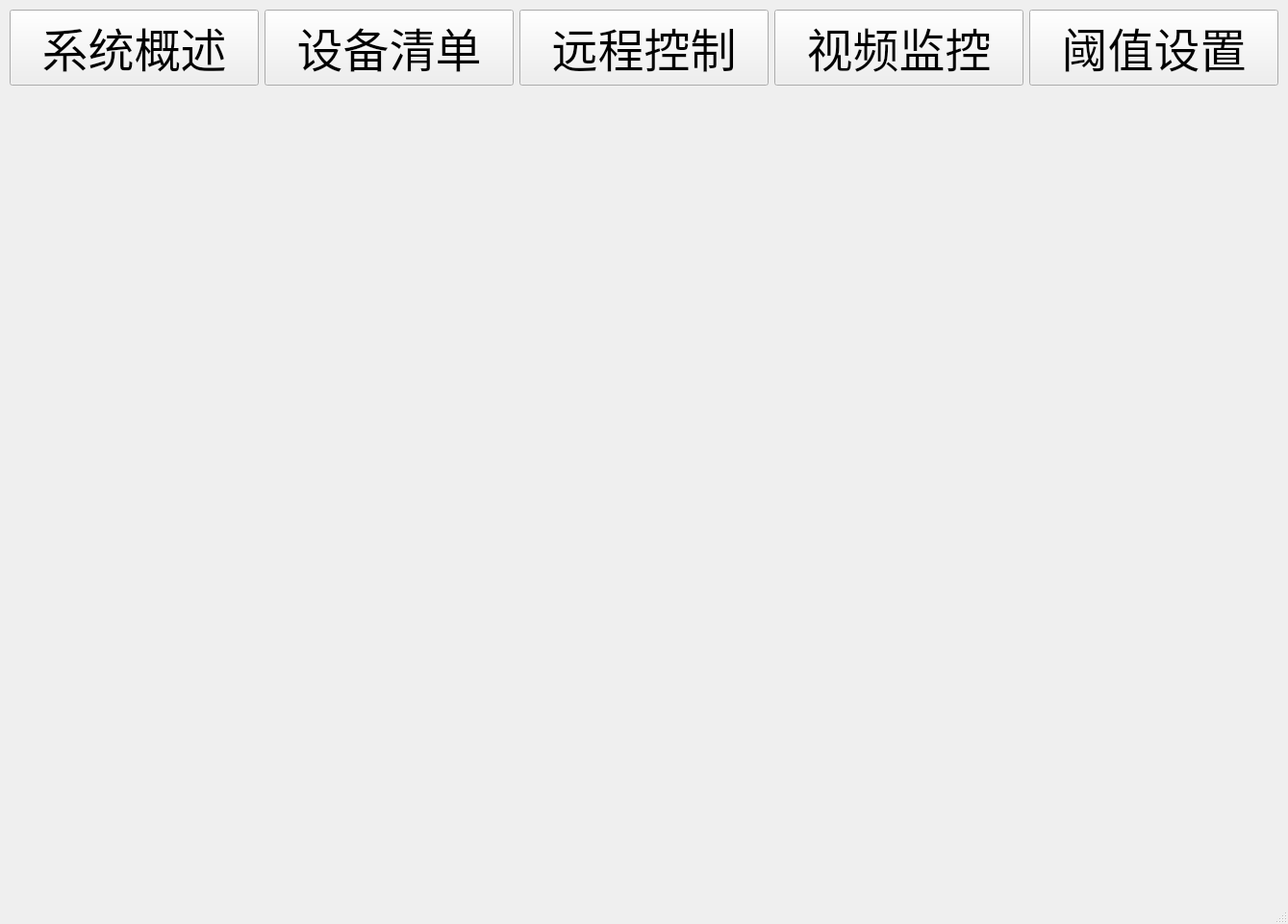
<?xml version="1.0" encoding="UTF-8"?>
<ui version="4.0">
 <class>MainWindow</class>
 <widget class="QMainWindow" name="MainWindow">
  <property name="geometry">
   <rect>
    <x>0</x>
    <y>0</y>
    <width>1339</width>
    <height>961</height>
   </rect>
  </property>
  <property name="windowTitle">
   <string>MainWindow</string>
  </property>
  <property name="toolButtonStyle">
   <enum>Qt::ToolButtonIconOnly</enum>
  </property>
  <widget class="QWidget" name="centralwidget">
   <widget class="QWidget" name="horizontalLayoutWidget">
    <property name="geometry">
     <rect>
      <x>10</x>
      <y>10</y>
      <width>1319</width>
      <height>80</height>
     </rect>
    </property>
    <layout class="QHBoxLayout" name="horizontalLayout">
     <item>
      <widget class="QPushButton" name="homeButton">
       <property name="font">
        <font>
         <family>楷体</family>
         <pointsize>36</pointsize>
        </font>
       </property>
       <property name="text">
        <string>系统概述</string>
       </property>
      </widget>
     </item>
     <item>
      <widget class="QPushButton" name="listButton">
       <property name="font">
        <font>
         <family>楷体</family>
         <pointsize>36</pointsize>
        </font>
       </property>
       <property name="text">
        <string>设备清单</string>
       </property>
      </widget>
     </item>
     <item>
      <widget class="QPushButton" name="controlButton">
       <property name="font">
        <font>
         <family>楷体</family>
         <pointsize>36</pointsize>
        </font>
       </property>
       <property name="text">
        <string>远程控制</string>
       </property>
      </widget>
     </item>
     <item>
      <widget class="QPushButton" name="videoButton">
       <property name="font">
        <font>
         <family>楷体</family>
         <pointsize>36</pointsize>
        </font>
       </property>
       <property name="text">
        <string>视频监控</string>
       </property>
      </widget>
     </item>
     <item>
      <widget class="QPushButton" name="yuzhishezhi">
       <property name="font">
        <font>
         <family>楷体</family>
         <pointsize>36</pointsize>
        </font>
       </property>
       <property name="text">
        <string>阈值设置</string>
       </property>
      </widget>
     </item>
    </layout>
   </widget>
   <widget class="QWidget" name="layoutWidget">
    <property name="geometry">
     <rect>
      <x>1930</x>
      <y>360</y>
      <width>251</width>
      <height>181</height>
     </rect>
    </property>
    <layout class="QVBoxLayout" name="verticalLayout_2">
     <item>
      <widget class="QPushButton" name="stoprealtimeplot">
       <property name="font">
        <font>
         <family>AcadEref</family>
         <pointsize>24</pointsize>
        </font>
       </property>
       <property name="text">
        <string>关闭实时数据</string>
       </property>
      </widget>
     </item>
     <item>
      <widget class="QPushButton" name="stophistoryplot">
       <property name="font">
        <font>
         <family>AcadEref</family>
         <pointsize>24</pointsize>
        </font>
       </property>
       <property name="text">
        <string>关闭历史数据</string>
       </property>
      </widget>
     </item>
     <item>
      <widget class="QPushButton" name="stoppredict">
       <property name="font">
        <font>
         <family>AcadEref</family>
         <pointsize>24</pointsize>
        </font>
       </property>
       <property name="text">
        <string>关闭实时预测</string>
       </property>
      </widget>
     </item>
    </layout>
   </widget>
  </widget>
  <widget class="QStatusBar" name="statusbar"/>
 </widget>
 <resources/>
 <connections/>
</ui>
